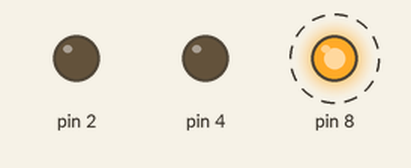
This sketch was run on a simulated Arduino Uno, built with avr-gcc and run on an emulated ATmega328P. Parts: output pins drawn as LEDs (lit = HIGH). Dashed ring = blinking.

Above: at 0.05 s.
Timing chart, 0 to 3.0 s (numbered marks = the images above):
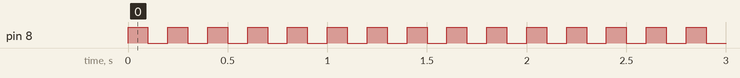

Measured:
- by itself, pin 8: alternates HIGH for 0.10 s and LOW for 0.10 s

The sketch:

tutorial.ino
```cpp
void setup() {
  pinMode(8, OUTPUT);
  pinMode(4, OUTPUT);
  pinMode(2, OUTPUT);

}

void loop() {
  digitalWrite(8,HIGH);
  delay(100);/*
  digitalWrite(4,HIGH);
  delay(100);
  digitalWrite(2,HIGH);
  delay(500);*/
  digitalWrite(8,LOW);
  delay(100);/*
  digitalWrite(4,LOW);
  delay(100);
  digitalWrite(2,LOW);
  delay(500);*/
}
```
